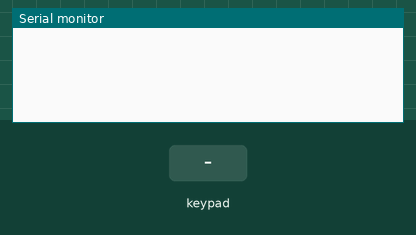
A sketch run on a simulated Arduino Uno, built with avr-gcc and run on an emulated ATmega328P. On the bench: the last lines printed to the serial monitor. The test bench sets the inputs (shaded band).

Above: at 1.2 s.
1.3 s: key '1' pressed
At 2.5 s:
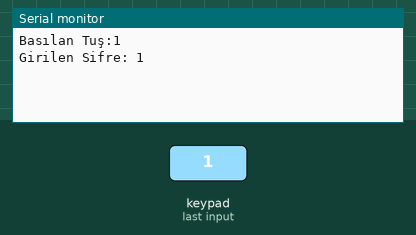
2.8 s: keypad keys 2 3 4 5 # pressed 0.4 s apart
At 5.0 s:
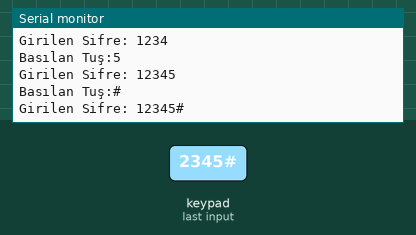
6.3 s: key 'A' pressed
At 7.5 s:
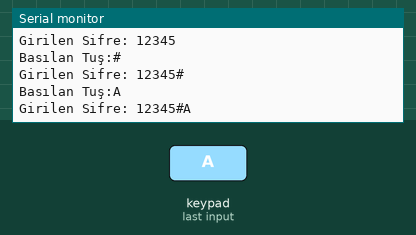
7.8 s: keypad keys 2 3 4 5 * pressed 0.4 s apart
At 9.9 s:
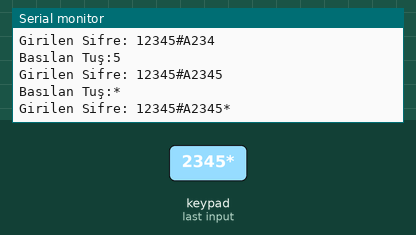
11.3 s: key 'B' pressed
At 12.5 s:
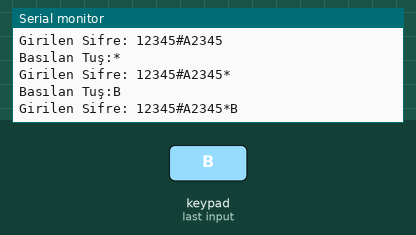
12.8 s: keypad keys 2 3 4 5 A pressed 0.4 s apart
At 15.1 s:
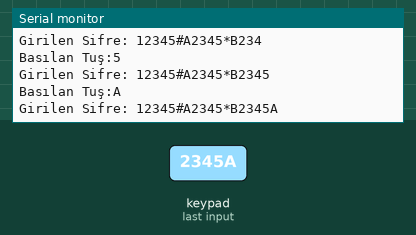
Timing chart, 0 to 16.6 s (numbered marks = the images above; inputs shaded):
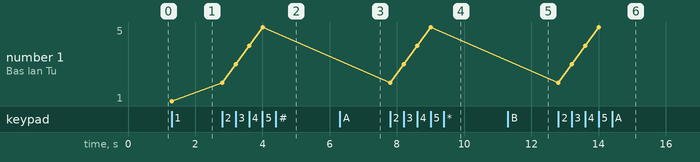

Measured:
- after the input at 1.3 s, the serial monitor: prints a new line at once (image 1)
- after the input at 2.8 s, the serial monitor: prints a new line at once (image 2)
- after the input at 6.3 s, the serial monitor: prints a new line at once (image 3)
- after the input at 7.8 s, the serial monitor: prints a new line at once (image 4)
- after the input at 11.3 s, the serial monitor: prints a new line at once (image 5)
- after the input at 12.8 s, the serial monitor: prints a new line at once (image 6)
- plotted number 1: 1 → 5 after the input at 2.8 s

The sketch:

21-4x4keyped.ino
```cpp
#include <Keypad.h>  // keypad kütüphanesini programa dahil ediyoruz.
const byte Satir= 4;  // keypad satır sayısı
const byte Sutun= 4;  // keypad sütün sayısı
String Sifre;     // girilen şifre

// Keypad tuş yapısını hazırlıyoruz.
char key[Satir][Sutun]=
{
{'1', '2', '3', 'A'},
{'4', '5', '6', 'B'},
{'7', '8', '9', 'C'},
{'*', '0', '#', 'D'}
};

// Arduino bağlantı bacaklarını belirliyoruz
byte SatirPinleri[Satir] = {2,3,4,5};
byte SutunPinleri[Sutun]= {6,7,8,9};

// Keypade TusTakimi ismini verip arduino bağlantılarını ve karakterleri
// bu TusTakimi keypad nesnesine tanımlıyoruz.
Keypad TusTakimi= Keypad(makeKeymap(key), SatirPinleri, SutunPinleri, Satir, Sutun);

void setup()
{
  Serial.begin(9600);
}

void loop()
{
  char basilanTus = TusTakimi.getKey();  // Keyped basılan tuş değerini alıyoruz.
  if (basilanTus != NO_KEY) {
    Serial.print("Basılan Tuş:");
    Serial.println(basilanTus);
    Sifre = Sifre + basilanTus;
    Serial.println("Girilen Sifre: " + Sifre );
  }
}
```
